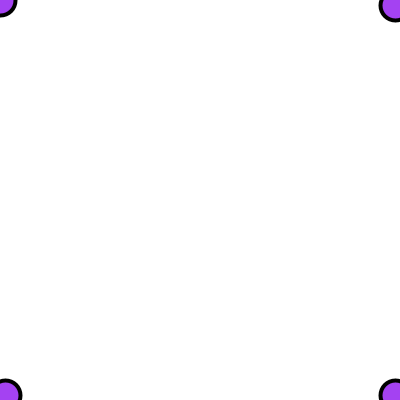
Frame 1 (no input)
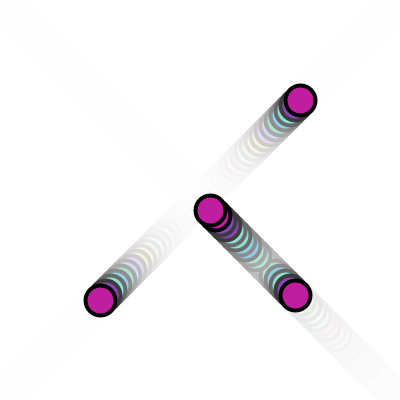
Frame 60 (the mouse pressed at the canvas centre just before this capture)
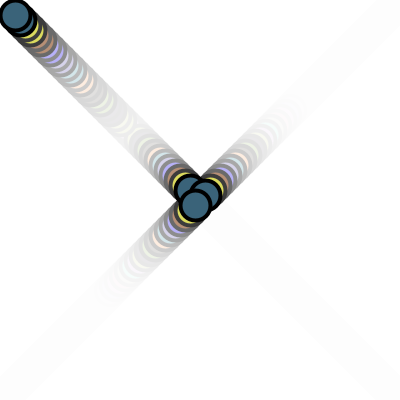
Frame 120 (the mouse held since frame 60 and released just before this capture)

The Processing sketch that drew these frames (run headless with seeded random() and noise(); from frame 60 on, the mouse is pressed at the canvas centre):

// Processing sketch: Sketch13
// ── Sketch13.pde
int xValue;
int yValue;
int xValue2;
int yValue2;
int xValue3;
int yValue3;
int xValue4;
int yValue4;

void setup()
{
 size(400,400);
 xValue = 0;
 yValue = 0;
 xValue2 = 400;
 yValue2 = 400;
 xValue3 = 400;
 yValue3 = 0;
 xValue4 = 0;
 yValue4 = 400;
 strokeWeight(4);
 background(255);
 frameRate(40);
}
void draw()
{
 noStroke();
 fill(255,255,255,60); 
 rect(0,0,400,400);
 stroke(0);
 fill(random(255),random(255),random(255));
 
 ellipse(xValue,yValue,30,30);
 xValue = xValue + 5;
 if (xValue > 400)
{
 xValue = 0;
}
 yValue = yValue + 5;
 if (yValue > 400)
{
 yValue = 0;
}
 
 ellipse(xValue2,yValue2,30,30);
 xValue2 = xValue2 - 5;
 if (xValue2 < 0)
 {
 xValue2 = 400;
}
 yValue2 = yValue2 - 5;
 if (yValue2 < 0)
{
 yValue2 = 400;
}

 ellipse(xValue2,yValue2,30,30);
 xValue2 = xValue2 - 5;
 if (xValue2 < 0)
 {
 xValue2 = 400;
}
 yValue2 = yValue2 - 5;
 if (yValue2 < 0)
{
 yValue2 = 400;
}

xValue3-=5;
yValue3+=5;
if (xValue3 < 0 || yValue3 > 400) {
  xValue3 = 400;
  yValue3 = 0;
}
ellipse(xValue3, yValue3, 30, 30);

xValue4+=5;
yValue4-=5;
if (xValue4 > 400 || yValue3 < 0) {
  xValue4 = 0;
  yValue4 = 400;
}
ellipse(xValue4, yValue4, 30, 30);
}
